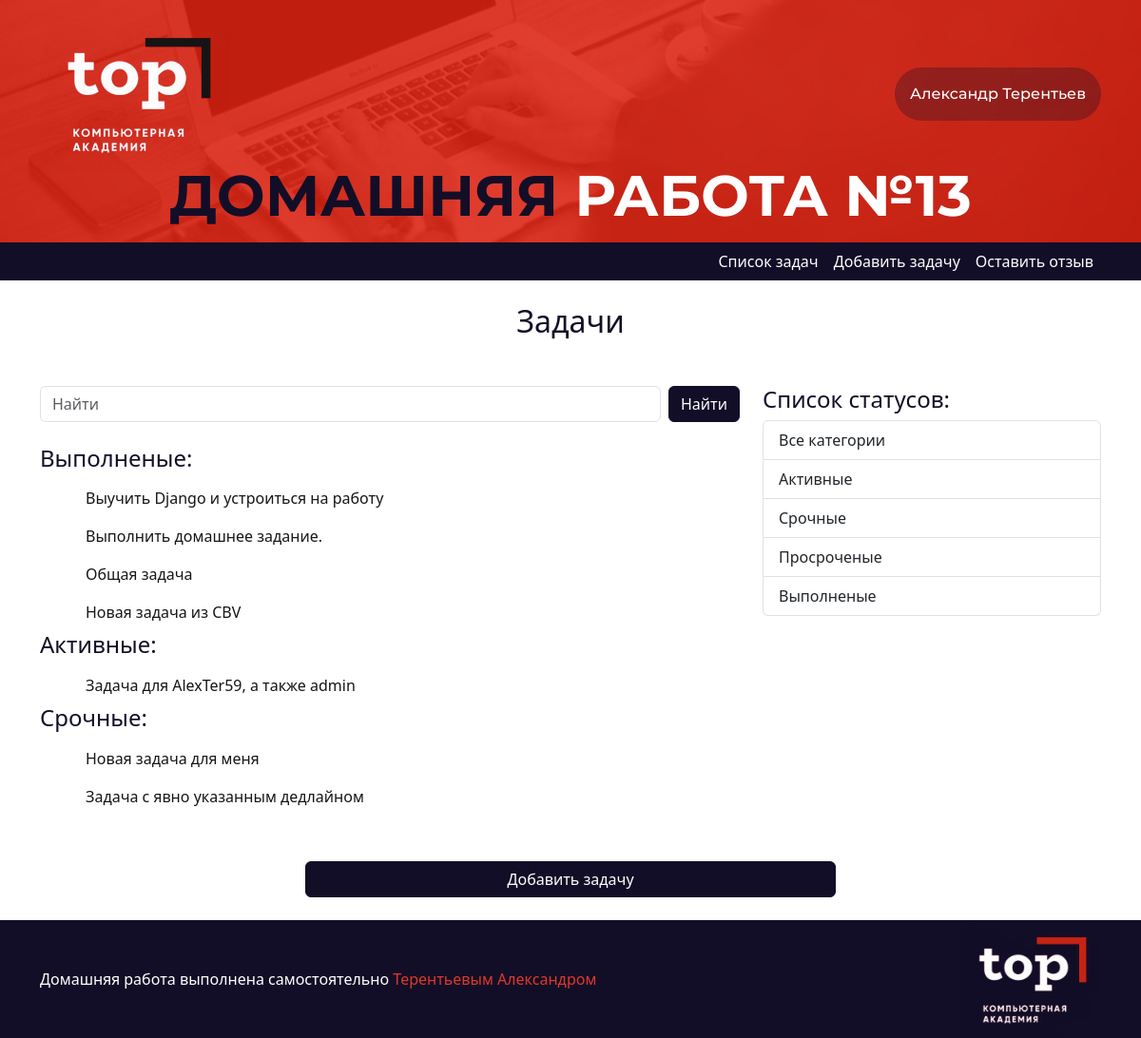
Screenshot of / (signed in) with the database file from the repository.
### user/models.py (models this page shows, shortened)
class Profile(models.Model):
    User = get_user_model()
    user = models.OneToOneField(User,
                                on_delete=models.CASCADE
                                )
    name = models.CharField(max_length=100,
                            null=True,
                            blank=True
                            )
    surname = models.CharField(max_length=100,
                               null=True,
                               blank=True
                               )
    created_at = models.DateTimeField(auto_now_add=True)
    avatar = models.ImageField(upload_to='avatars',
                               null=True,
                               blank=True)
    class Meta:
        verbose_name = 'Профиль'
        verbose_name_plural = 'Профили'

### core/models.py (models this page shows, shortened)
class Task(models.Model):
    STATUS_CHOICES = [
        (1, 'Активные'),
        (2, 'Срочные'),
        (3, 'Просроченые'),
        (4, 'Выполненые')
    ]
    status = models.PositiveSmallIntegerField("Статус",
                                              choices=STATUS_CHOICES)
    task = models.TextField(max_length=1024,
                            verbose_name='Задача')
    deadline = models.DateTimeField(default=timezone.now() + timedelta(weeks=1),
                                    verbose_name='Дедлайн')
    created_at = models.DateTimeField(auto_now_add=True,
                                      verbose_name='Дата создания')
    updated_at = models.DateTimeField(auto_now=True,
                                      verbose_name='Дата последнего изменения')
    profile_from = models.ForeignKey(Profile,
                                     related_name='tasks_from',
                                     on_delete=models.CASCADE
                                     )
    class Meta:
        verbose_name = 'Задача'
        verbose_name_plural = 'Задачи'

### core/views.py (the view, shortened to what this page needs)
# urls.py: path('', main, name='tasks'),
def main(request):
    all_tasks = Task.objects.all()
    all_status = Task.STATUS_CHOICES
    status_tasks_dict = {}
    active_status_id = request.GET.get('status')
    text_filter = request.GET.get('text')
    if active_status_id:
        active_status_id = int(active_status_id)
        all_tasks = Task.objects.filter(status=active_status_id)
    if request.user.is_authenticated:
        profile = request.user.profile
        all_tasks = all_tasks.filter(id__in=profile.executor_profile.values_list('task', flat=True))
    for task in all_tasks:
        status_tasks_dict.setdefault(task.get_status_display(), []).append(task)
    return render(request, 'task_list.html',
                  {
                      'status_task_dict': status_tasks_dict,
                      'active_status_id': active_status_id,
                      'all_statuses': all_status,
                      'text_filter': text_filter
                  })

### templates/task_list.html
{% extends 'base.html' %}
{% block content %}
<div class="container">
    <h2 class="text-center mb-4">Задачи</h2>
    <div class="row my-5">
        <div class="col-md-8">
            <div class="tasks_container">
                <form class="d-flex mb-4" role="search" action="{% url 'tasks' %}">
                    <input {% if text_filter %} value="{{ text_filter }}" {% endif %} name="text"
                           class="form-control me-2" type="search" placeholder="Найти" aria-label="Search">
                    <button class="btn btn-primary" type="submit">Найти</button>
                </form>
                {% if status_task_dict %}
                    {% for status, task_list in status_task_dict.items %}
                        <h4>{{status}}:</h4>
                        {% for task in task_list %}
                            <ul class="list-group list-group-flush">
                                <li class="list-group-item px-5">
                                    <a href="{% url 'task_detail' task.id %}">{{task.task}}</a>
                                </li>
                            </ul>
                        {% endfor %}
                    {% endfor %}
                {% else %}
                    <h4>На текущий момент задач нет!</h4>
                {% endif %}
            </div>
        </div>
        <div class="col-md-4">
            <div class="statuses_container">
                <h4>Список статусов:</h4>
                <div class="list-group">
                    <a href="{% url 'tasks' %}" class="list-group-item list-group-item-action">Все категории</a>
                    {% if all_statuses %}
                        {% for status_id, status_name in all_statuses %}
                            {% if status_id == active_status_id %}
                                <a href="?status={{ status_id }}" class="list-group-item list-group-item-action active" aria-current="true">
                                    {{ status_name }}
                                </a>
                            {% else %}
                                <a href="?status={{ status_id }}" class="list-group-item list-group-item-action">
                                    {{ status_name }}
                                </a>
                            {% endif %}
                        {% endfor %}
                    {% else %}
                        <h5>На текущий момент задач нет!</h5>
                    {% endif %}
                </div>
            </div>
        </div>
    </div>
    <div class="d-grid mt-3 col-6 mx-auto">
        <a href="{% url 'add_task' %}" class="btn btn-primary">Добавить задачу</a>
    </div>
</div>
{% endblock content %}

### templates/base.html (shortened to what this page needs)
{% load static %}
<!DOCTYPE html>
<html lang="ru">
<head>
    <link href="https://cdn.jsdelivr.net/npm/bootstrap@5.3.3/dist/css/bootstrap.min.css" rel="stylesheet"
>
    <link rel="stylesheet" href="{% static 'css/base.css' %}">
</head>
<body>
<header class="header_box p-3">
    <div class="container">
        <div class="d-flex justify-content-between flex-row align-items-center">
            <a href="{% url 'tasks' %}"><img src="{% static 'img/Logo_white.png' %}" alt="#" width="200px" class=></a>
            {% if request.user.is_authenticated %}
                <div class="dropdown">
                    <button class="header_btn header_btn_text p-3 d-flex flex-row align-items-center justify-content-center"
                            type="button" id="dropdownMenuButton1" data-bs-toggle="dropdown" aria-expanded="false">
                        {{ request.user.profile.name }} {{ request.user.profile.surname }}
                    </button>
                </div>
            {% endif %}
        </div>
        <div class="d-flex justify-content-center flex-row align-items-center">
            <div class="title_container">
                <h1 class="header_title"><span>Домашняя</span> Работа №13</h1>
            </div>
        </div>
    </div>
</header>
<nav class="d-flex">
    <div class="container">
        <ul class="nav col-12 col-lg-auto me-lg-auto mb-2 justify-content-end mb-md-0">
            <li><a href="{% url 'tasks' %}" class="nav-link px-2">Список задач</a></li>
            <li><a href="{% url 'add_task' %}" class="nav-link px-2">Добавить задачу</a></li>
            <li><a href="{% url 'add_feedback' %}" class="nav-link px-2">Оставить отзыв</a></li>
        </ul>
    </div>
</nav>
<main class="d-flex align-items-center py-4">
    {% block content %}
    {% endblock content %}
</main>
<footer>
    <div class="container">
        <div class="d-flex flex-wrap justify-content-between align-items-center">
            <p class="footer_text mb-0">
                Домашняя работа выполнена самостоятельно <span>Терентьевым Александром</span>
            </p>
            <div class="logo_container">
                <img class="logo_red" src="{% static 'img/Logo_red.png' %}" alt="Logo" width="150px">
            </div>
        </div>
    </div>
</footer>
</body>
</html>

### static/css/base.css (style rules this page uses)
:root { --bg_transparent: #00000000; --content_width: 1000px; --light_text: white; --dark_text: #161616; --dark_blue: #130e27; --font_header_title: "Montserrat Bold"; --font_header_text: "Montserrat Medium"; --font_text: "PTSerif Regular"; --red: #dd392a; --bg_main_color: #efefef; }
* { margin: 0; padding: 0; box-sizing: border-box; color: var(--dark_text); }
h1, h2, h3, h4, h5 { color: var(--dark_blue); }
html, body { height: 100%; }
body { display: flex; flex-direction: column; }
main { flex: 1 0 auto; }
a { text-decoration: none; color: var(--red); }
.header_box { background-color: var(--red); background-image: url(/static/img/bg_header.jpg); background-repeat: no-repeat; background-position: center; background-size: cover; }
.header_btn { height: 100%; min-width: 100px; gap: 10px; border-radius: 50px; background-color: rgba(19, 14, 38, 0.3); transition: 0.2s; }
.dropdown button { border: none; }
.header_btn_text { font-family: var(--font_header_text); font-size: 16px; color: var(--light_text); }
.header_title { font-family: var(--font_header_title); font-size: 60px; line-height: 50px; text-transform: uppercase; color: var(--light_text); }
.header_title span { color: var(--dark_blue); font-family: var(--font_header_title); }
nav, footer { background-color: var(--dark_blue); }
.nav-link { color: var(--light_text); }
.list-group-flush a { color: var(--dark_text); }
.btn-primary { background-color: var(--dark_blue); border-color: var(--dark_blue); }
.footer_text { color: var(--light_text); }
.footer_text span { color: var(--red); }

### rows the page displays
Task: status "Выполненые", task "Выучить Django и устроиться на работу"
Task: task "Выполнить домашнее задание."
Task: task "Общая задача"
Task: task "Новая задача из CBV"
Task: status "Активные", task "Задача для AlexTer59, а также admin"
Task: status "Срочные", task "Новая задача для меня"
Task: task "Задача с явно указанным дедлайном"

### other values shown
{{ request.user.profile.name }} "Александр"
{{ request.user.profile.surname }} "Терентьев"
{{ status_name }} "Активные" "Срочные" "Просроченые" "Выполненые"
